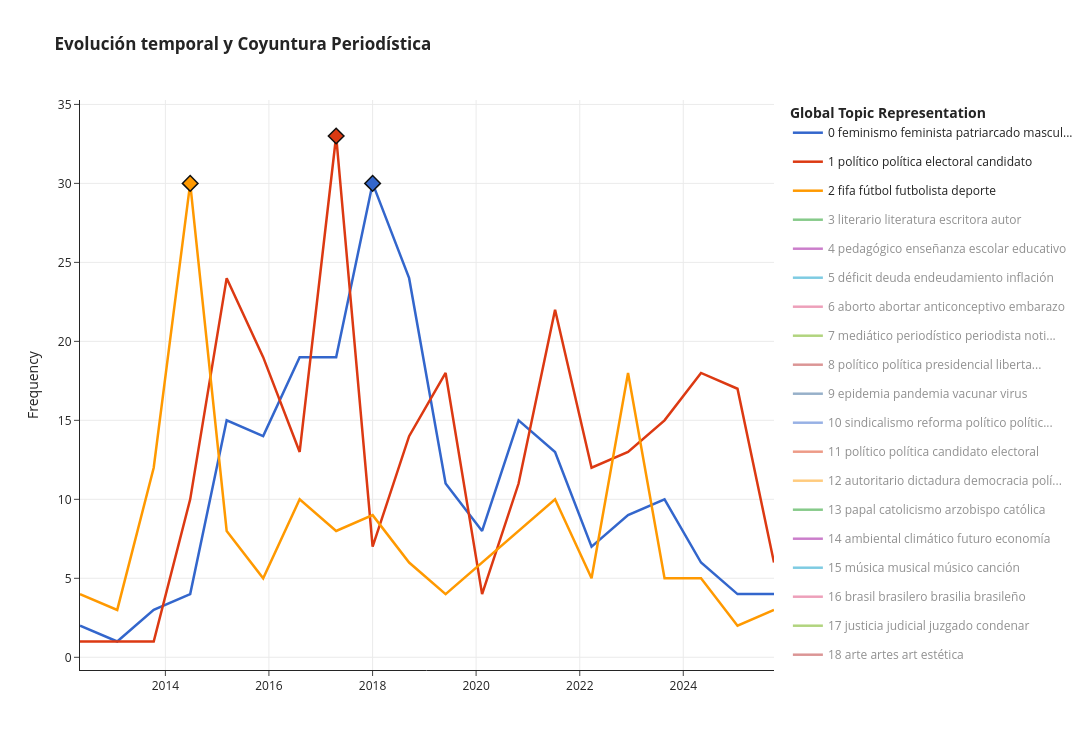

The notebook cell saved with this chart:
### Markdown cell above
Graficamos

### Code cell
TOP_N_TRAZAS_ACTIVAS = 3 

# Mapeo directo para consultar rápido (O(1)) por Tópico y Fecha
timeline_dict = {(row["Topic"], row["Fecha"]): row for row in timeline_data}

fig = topic_model.visualize_topics_over_time(topics_over_time, top_n_topics=len(top_topics_ids))
colors = px.colors.qualitative.G10

rombos_picos = []

for i, t in enumerate(fig.data):
    c = colors[i % len(colors)]
    vis = True if i < TOP_N_TRAZAS_ACTIVAS else 'legendonly'
    
    raw_name = t.name
    try:
        topic_id = int(raw_name.split("_")[0])
    except (ValueError, IndexError):
        continue

    clean_name = raw_name.replace("_", " ")

    textos_hover_linea = []
    
    for x_val, y_val in zip(t.x, t.y):
        fecha_dt = pd.to_datetime(x_val)
        info_punto = timeline_dict.get((topic_id, fecha_dt))
        
        if info_punto and info_punto["Articulos"]:
            # Si el punto es un pico (local o máximo), armamos el hover enriquecido (Top 3)
            if info_punto["Es_Pico"]:
                detalles_hover = ""
                for n in info_punto["Articulos"]:
                    titulo = n["Titulo"][:39] + ("..." if len(n["Titulo"]) > 42 else "")
                    tagline_str = f"<br>&nbsp;&nbsp;&nbsp;&nbsp;<i>\"{n['Tagline'][:72]}...\"</i>" if n["Tagline"] and n["Tagline"].lower() != "nan" else ""
                    tag_str = f" <b>(#{n['Tag']})</b>" if n["Tag"] and n["Tag"].lower() != "nan" else ""
                    detalles_hover += f"<br>• <b>{titulo}</b>{tag_str}{tagline_str}"
                
                label_pico = "Máximo Histórico" if info_punto["Es_Maximo"] else "Pico Destacado"
                textos_hover_linea.append(
                    f"<br><b>[{label_pico}]</b><br><b>Artículos representativos:</b>{detalles_hover}"
                )
            else:
                # Mes normal: solo la nota clave individual
                tit = info_punto["Articulos"][0]["Titulo"]
                tit_corto = (tit[:45] + "...") if len(tit) > 48 else tit
                textos_hover_linea.append(f"<br>• <b>Nota del mes:</b> {tit_corto}")
        else:
            textos_hover_linea.append("")

        # Dibujar el rombo visual ÚNICAMENTE en el Máximo Histórico global
        if info_punto and info_punto["Es_Maximo"]:
            detalles_rombo = ""
            for n in info_punto["Articulos"]:
                titulo = n["Titulo"][:39] + ("..." if len(n["Titulo"]) > 42 else "")
                tagline_str = f"<br>&nbsp;&nbsp;&nbsp;&nbsp;<i>\"{n['Tagline'][:72]}...\"</i>" if n["Tagline"] and n["Tagline"].lower() != "nan" else ""
                tag_str = f" <b>(#{n['Tag']})</b>" if n["Tag"] and n["Tag"].lower() != "nan" else ""
                detalles_rombo += f"<br>• <b>{titulo}</b>{tag_str}{tagline_str}"
                
            if not info_punto["Articulos"]:
                detalles_rombo = "<br>• Sin notas exactas en el período"

            rombos_picos.append(
                go.Scatter(
                    x=[fecha_dt], 
                    y=[info_punto["Frecuencia"]], 
                    mode="markers", 
                    showlegend=False, 
                    visible=vis, 
                    legendgroup=f"g{topic_id}",
                    marker=dict(size=12, color=c, symbol="diamond", line=dict(width=1.5, color="#111")),
                    hovertemplate=(
                        f"<b> Máximo Histórico: {clean_name}</b><br>"
                        "Fecha: %{x|%Y-%m}<br>"
                        "Frecuencia: %{y}<br>"
                        f"<b>Artículos representativos:</b>{detalles_rombo}"
                        "<extra></extra>"
                    )
                )
            )

    # Actualizar la línea continua aplicando el customdata unificado
    t.update(
        name=clean_name, 
        visible=vis, 
        legendgroup=f"g{topic_id}", 
        line=dict(color=c, width=2.5),
        customdata=textos_hover_linea,
        hovertemplate=(
            f"<b>{clean_name}</b><br>"
            "Fecha: %{x|%Y-%m}<br>"
            "Frecuencia: %{y}"
            "%{customdata}<extra></extra>"
        )
    )

fig.add_traces(rombos_picos)

fig.update_layout(
    title="<b>Evolución temporal y Coyuntura Periodística</b>", 
    plot_bgcolor='rgba(0,0,0,0)', 
    paper_bgcolor='#fff', 
    height=750, 
    hovermode="closest",
    hoverlabel=dict(bgcolor="white", font_size=16)
)
fig.update_yaxes(showgrid=True, gridcolor="#ebebeb")
fig.update_xaxes(showgrid=True, gridcolor="#ebebeb")

fig.write_html(GRAFICOS_DIR / "02_evolucion_topicos_completa.html")
fig.show()
